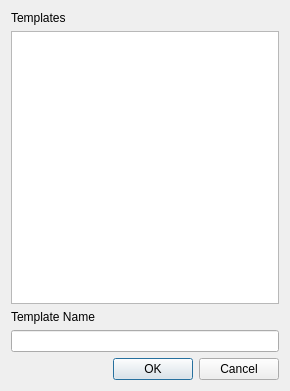
<?xml version="1.0" encoding="UTF-8"?>
<ui version="4.0">
 <class>Dialog</class>
 <widget class="QDialog" name="Dialog">
  <property name="geometry">
   <rect>
    <x>0</x>
    <y>0</y>
    <width>290</width>
    <height>391</height>
   </rect>
  </property>
  <property name="windowTitle">
   <string>Dialog</string>
  </property>
  <layout class="QGridLayout" name="gridLayout">
   <item row="0" column="0">
    <layout class="QVBoxLayout" name="verticalLayout">
     <item>
      <widget class="QLabel" name="lblTemplates">
       <property name="text">
        <string>Templates</string>
       </property>
      </widget>
     </item>
     <item>
      <widget class="QListWidget" name="listWidget"/>
     </item>
     <item>
      <widget class="QLabel" name="lbl_SaveTemplateName">
       <property name="text">
        <string>Template Name</string>
       </property>
      </widget>
     </item>
     <item>
      <widget class="QLineEdit" name="lineEdit"/>
     </item>
     <item>
      <widget class="QDialogButtonBox" name="buttonBox">
       <property name="orientation">
        <enum>Qt::Horizontal</enum>
       </property>
       <property name="standardButtons">
        <set>QDialogButtonBox::Cancel|QDialogButtonBox::Ok</set>
       </property>
      </widget>
     </item>
    </layout>
   </item>
  </layout>
 </widget>
 <resources/>
 <connections>
  <connection>
   <sender>buttonBox</sender>
   <signal>accepted()</signal>
   <receiver>Dialog</receiver>
   <slot>accept()</slot>
   <hints>
    <hint type="sourcelabel">
     <x>248</x>
     <y>254</y>
    </hint>
    <hint type="destinationlabel">
     <x>157</x>
     <y>274</y>
    </hint>
   </hints>
  </connection>
  <connection>
   <sender>buttonBox</sender>
   <signal>rejected()</signal>
   <receiver>Dialog</receiver>
   <slot>reject()</slot>
   <hints>
    <hint type="sourcelabel">
     <x>316</x>
     <y>260</y>
    </hint>
    <hint type="destinationlabel">
     <x>286</x>
     <y>274</y>
    </hint>
   </hints>
  </connection>
 </connections>
</ui>
